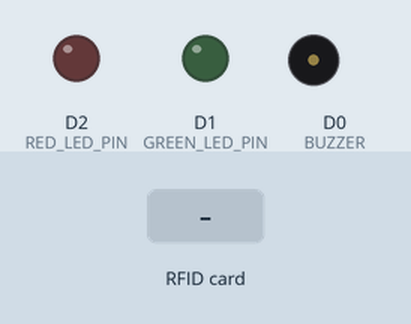
Simulated run of this sketch. Board: ESP8266 (NodeMCU). Parts: output pins drawn as LEDs (lit = HIGH), buzzer (waves = sounding). The test bench sets the inputs (shaded band). WiFi joins after 1.5 s; servers stay silent unless stated; no MQTT or app messages arrive unless stated; what the sketch prints to the serial monitor is not drawn.

Above: at 2.8 s.
2.9 s: RFID card 12 34 56 78 held to the reader
At 3.3 s:
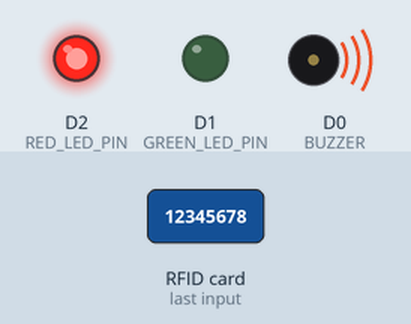
At 4.1 s:
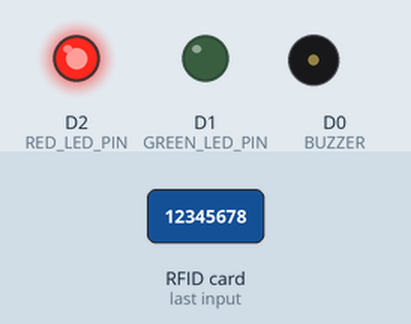
5.9 s: RFID card D9 4A C8 01 held to the reader
At 6.6 s:
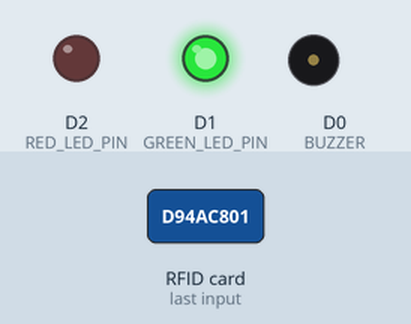
Timing chart, 0 to 9.5 s (numbered marks = the images above; inputs shaded):
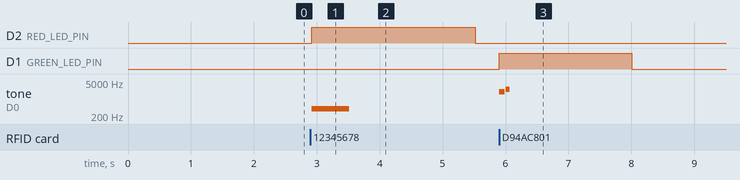

Measured:
- after the input at 2.9 s, D2 (RED_LED_PIN): LOW → HIGH at once, → LOW 2.6 s later; tone on D0 (BUZZER): silent → 400 Hz at once, → silent 0.60 s later
- after the input at 5.9 s, D1 (GREEN_LED_PIN): LOW → HIGH at once, → LOW 2.1 s later; tone on D0 (BUZZER): silent → 2000 Hz at once, → silent 0.08 s later, → 2500 Hz 0.02 s later, → silent 0.06 s later

The sketch:

Smart_Door.ino
```cpp
#include <ESP8266WiFi.h>
#include <PubSubClient.h>
#include <SPI.h>
#include <MFRC522.h>

// --- WiFi ---
const char* WIFI_SSID = "Jobayer";
const char* WIFI_PASS = "12345678";

// --- ThingsBoard ---
// const char* TB_HOST   = "192.168.0.106";
// const char* TB_TOKEN  = "abHynoUovzfgBIeXBld9";

const char* TB_HOST   = "demo.thingsboard.io";  // or your TB server
const int   TB_PORT   = 1883;
const char* TB_TOKEN  = "GyOCC9fM2scU2fi2rqqM";   // from ThingsBoard device

WiFiClient espClient;
PubSubClient mqtt(espClient);

// --- RFID ---
#define SS_PIN   D8
#define RST_PIN  D4
#define GREEN_LED_PIN  D1
#define RED_LED_PIN    D2
#define BUZZER   D0
#define DOOR_MS  2000

MFRC522 mfrc522(SS_PIN, RST_PIN);

struct User {
  byte uid[4];
  String username;
};

// Create an array of Users
User allowedUsers[] = {
  {{0xD9, 0x4A, 0xC8, 0x01}, "DINA"},
  {{0xA5, 0x1E, 0x28, 0x02}, "DISHA"}
};

const size_t ALLOWED_COUNT = sizeof(allowedUsers) / sizeof(allowedUsers[0]);


// --- Functions ---
String uidMatch(byte *uid, byte size) {
  if (size != 4) return "";  // If the UID size is incorrect, return empty string

  for (size_t i = 0; i < ALLOWED_COUNT; i++) {
    bool match = true;
    for (byte j = 0; j < 4; j++) {
      if (allowedUsers[i].uid[j] != uid[j]) {
        match = false;
        break;
      }
    }
    if (match) {
      return allowedUsers[i].username; // Return the username if UID matches
    }
  }
  return ""; // Return empty string if no match is found
}


void wifiConnect() {
  WiFi.begin(WIFI_SSID, WIFI_PASS);
  Serial.print("Connecting to WiFi");
  while (WiFi.status() != WL_CONNECTED) {
    delay(500); Serial.print(".");
  }
  Serial.println(" connected!");
}

void mqttConnect() {
  mqtt.setServer(TB_HOST, TB_PORT);
  while (!mqtt.connected()) {
    Serial.print("Connecting to ThingsBoard...");
    if (mqtt.connect("rfid-client", TB_TOKEN, NULL)) {
      Serial.println(" connected!");
    } else {
      Serial.print(" failed, rc=");
      Serial.print(mqtt.state());
      Serial.println(" retrying in 2s");
      delay(2000);
    }
  }
}

void sendDoorCloseEvent(String uid, String username) {
  if (WiFi.status() != WL_CONNECTED) wifiConnect();
  if (!mqtt.connected()) mqttConnect();

  String payload = "{";
  payload += "\"uid\":\"" + uid + "\",";
  payload += "\"username\":\"" + username + "\",";
  payload += "\"door_status\":\"closed\",";
  payload += "\"timestamp\":" + String(millis());
  payload += "}";

  mqtt.publish("v1/devices/me/telemetry", payload.c_str());
  Serial.println("Door closed event sent to TB: " + payload);
}

void sendEvent(String uid, String outcome, String username) {
  if (WiFi.status() != WL_CONNECTED) wifiConnect();
  if (!mqtt.connected()) mqttConnect();

  // Determine door status
  String door_status = (outcome == "granted") ? "open" : "closed";

  String payload = "{";
  payload += "\"uid\":\"" + uid + "\",";
  payload += "\"outcome\":\"" + outcome + "\",";
  payload += "\"username\":\"" + username + "\",";
  payload += "\"door_status\":\"" + door_status + "\",";
  payload += "\"timestamp\":" + String(millis());
  payload += "}";

  // Publish as Timeseries data
  mqtt.publish("v1/devices/me/telemetry", payload.c_str());
  Serial.println("Sent to TB: " + payload);

  // If access is granted, automatically close door after 10s
  if (outcome == "granted") {
    delay(10000);  // Wait 10 seconds
    sendDoorCloseEvent(uid, username);
  }
}


void buzzOK()   {
  tone(BUZZER, 2000, 80);
  delay(100);
  tone(BUZZER, 2500, 60); }

void buzzFail() {
  tone(BUZZER, 400, 200); // Play failure tone for 200ms
  delay(200);              // Wait for 200ms
  tone(BUZZER, 400, 200); // Play failure tone again for 200ms
  delay(200);              // Wait for 200ms
  tone(BUZZER, 400, 200); // Play failure tone again for 200ms
  delay(200);              // Wait for 200ms
  noTone(BUZZER);          // Stop the buzzer after 2 seconds
}

void indicateDenied() {
  digitalWrite(RED_LED_PIN, HIGH); // Turn on the red LED
  buzzFail(); // Play the failure tone
  delay(DOOR_MS);
  digitalWrite(RED_LED_PIN, LOW); // Turn off the red LED after the delay
}

void indicateUnlock() {
  digitalWrite(GREEN_LED_PIN, HIGH);
  buzzOK();
  delay(DOOR_MS);
  digitalWrite(GREEN_LED_PIN, LOW);
}

void setup() {
  Serial.begin(115200);
  pinMode(GREEN_LED_PIN, OUTPUT);
  pinMode(RED_LED_PIN, OUTPUT);
  pinMode(BUZZER, OUTPUT);
  digitalWrite(GREEN_LED_PIN, LOW);

  wifiConnect();
  mqttConnect();

  SPI.begin();
  mfrc522.PCD_Init();
  Serial.println("RFID + ThingsBoard ready...");
}

void loop() {
  mqtt.loop(); // keep MQTT alive

  if (!mfrc522.PICC_IsNewCardPresent() || !mfrc522.PICC_ReadCardSerial())
    return;

  // Build UID string
  String uidHex = "";
  for (byte i = 0; i < mfrc522.uid.size; i++) {
    if (i) uidHex += ":";
    if (mfrc522.uid.uidByte[i] < 0x10) uidHex += "0";
    uidHex += String(mfrc522.uid.uidByte[i], HEX);
  }
  uidHex.toUpperCase();

if (uidMatch(mfrc522.uid.uidByte, mfrc522.uid.size) != "") {
  String username = uidMatch(mfrc522.uid.uidByte, mfrc522.uid.size); // Fetch username
  Serial.println("Access GRANTED: " + uidHex + " Username: " + username);
  indicateUnlock();
  sendEvent(uidHex, "granted", username); // Pass username to sendEvent
} else {
  Serial.println("Access DENIED: " + uidHex);
  indicateDenied();
  sendEvent(uidHex, "denied", ""); // No username for denied access
}

  mfrc522.PICC_HaltA();
  mfrc522.PCD_StopCrypto1();
}


//MFRC522 by Miguel Balboa
// RFID
// SDA (SS) → D8 (GPIO15)
// SCK → D5 (GPIO14)
// MOSI → D7 (GPIO13)
// MISO → D6 (GPIO12)
// RST → D4 (GPIO2)
// 3.3V → 3V3 (⚠️ Only 3.3 V, never 5 V)
// GND → G
// 🔹 GREEN_LED
// Anode (+, long leg) → D1 (GPIO5) via 220 Ω resistor
// Cathode (–, short leg) → GND
// 🔹 RED_LED
// Anode (+, long leg) → D2 (GPIO7) via 220 Ω resistor
// Cathode (–, short leg) → GND
// 🔹 Buzzer
// Positive (+) → D0 (GPIO16)
// Negative (–) → GND
```
